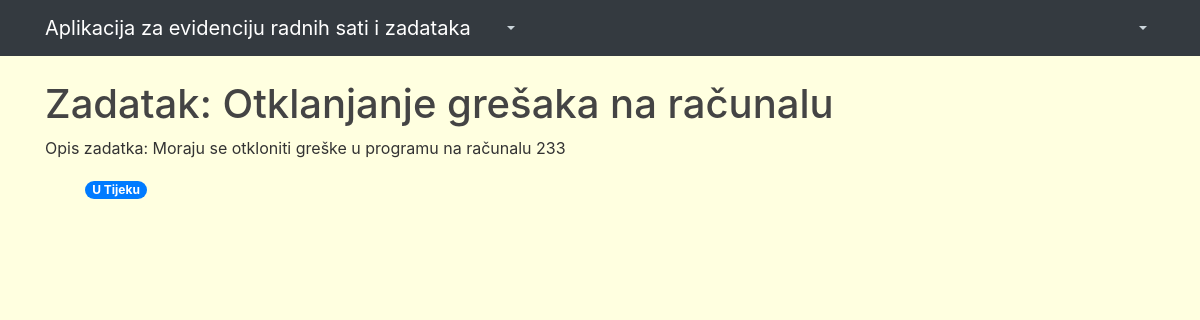
/zadaci/5 (signed in), run on the app's committed database.
### app/models.py (models this page shows, shortened)
class ListaZadataka(models.Model):
	naziv = models.CharField(max_length=100)
	opis = models.TextField(max_length = 600)
	korisnik = models.ForeignKey(User, on_delete=models.CASCADE ,null = True, blank = True,verbose_name = 'Korisnik' )
	STATUS = (
		('u', 'U Tijeku'),
		('r', 'Riješeno'),)
	status = models.CharField(max_length=1,choices=STATUS,blank=True,default='u',)
	class Meta:
		verbose_name_plural = "Kreirani zadaci"

### app/views.py (the view)
# urls.py: path('zadaci/<int:pk>',views.ZDetail.as_view(), name='zadatak-detail'),
class ZDetail(LoginRequiredMixin,DetailView):
    model = ListaZadataka
    template_name ='app/zadaci_detail.html'

### app/templates/app/zadaci_detail.html
{% extends "app/base.html" %}
{% block content %}
<h1>Zadatak: {{ listazadataka.naziv }} </h1>
<p>Opis zadatka: {{listazadataka.opis}}</p>
<ul>
<span class="badge badge-primary badge-pill">{{listazadataka.get_status_display}}</span>
 </ul>
{% endblock %}

### app/static/app/main.css (style rules this page uses)
body { background: #fafafa; color: #333333; margin-top: 5rem; }
h1, h2, h3, h4, h5, h6 { color: #444444; }
ul { margin: 0; }

### app/templates/app/base.html (style rules this page uses)
body { background-color: #FFFFE0; }

### data on the page
ListaZadataka: naziv "Otklanjanje grešaka na računalu", opis "Moraju se otkloniti greške u programu na računalu 233", status "U Tijeku"
